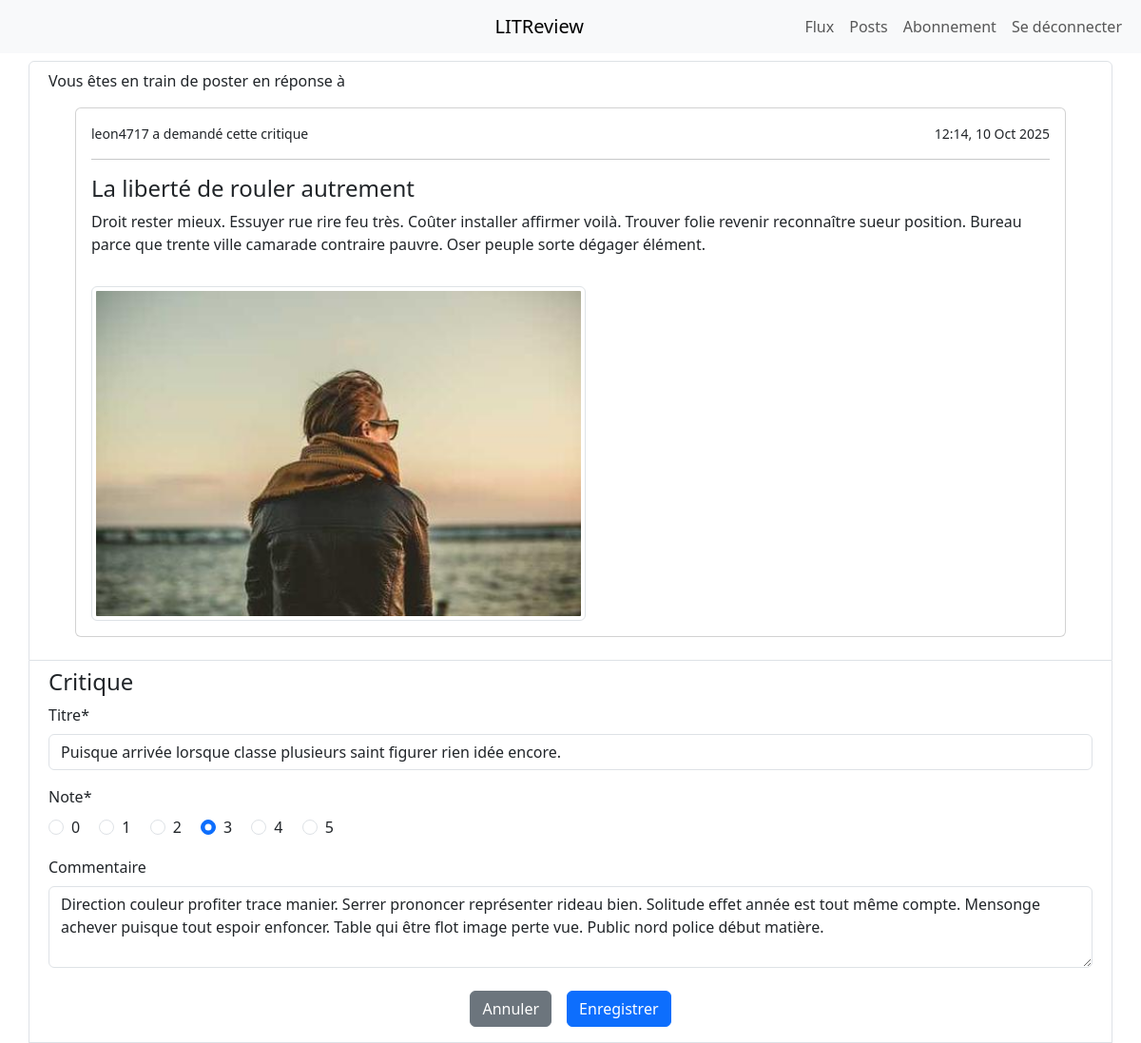
/review/202/update/ (signed in), run on the app's committed database.
### reviews/models.py (models this page shows)
class Ticket(models.Model):
    title = models.CharField(max_length=128)
    description = models.TextField(max_length=2048, blank=True)
    user = models.ForeignKey(
        to=settings.AUTH_USER_MODEL, on_delete=models.CASCADE, related_name="tickets"
    )
    image = models.ImageField(null=True, blank=True)
    time_created = models.DateTimeField(auto_now_add=True)
    class Meta:
        ordering = ("-time_created",)

class Review(models.Model):
    ticket = models.ForeignKey(
        to=Ticket, on_delete=models.CASCADE, related_name="review"
    )
    rating = models.PositiveSmallIntegerField(
        validators=[MinValueValidator(0), MaxValueValidator(5)]
    )
    headline = models.CharField(max_length=128)
    body = models.CharField(max_length=8192, blank=True)
    user = models.ForeignKey(
        to=settings.AUTH_USER_MODEL, on_delete=models.CASCADE, related_name="reviews"
    )
    time_created = models.DateTimeField(auto_now_add=True)

### authentication/models.py (models this page shows, shortened)
class User(AbstractUser):
    first_name = None
    last_name = None
    REQUIRED_FIELDS = []

### reviews/views.py (the view, shortened to what this page needs)
class ReviewUpdateView(LoginRequiredMixin, UpdateView):
    model = Review
    form_class = ReviewForm
    template_name_suffix = "/form"
    success_url = reverse_lazy("home")
    def get_context_data(self, **kwargs):
        context = super().get_context_data(**kwargs)
        ticket_id = self.kwargs.get("ticket_id")
        if ticket_id:
            ticket = Ticket.objects.get(id=ticket_id)
            context["ticket"] = ticket
        return context

### reviews/forms.py
class ReviewForm(forms.ModelForm):
    class Meta:
        model = Review
        fields = ["headline", "rating", "body"]
        widgets = {
            "body": Textarea(attrs={"rows": 3}),
            "rating": RadioSelect(choices=[(i, i) for i in range(6)]),
        }
        labels = {"headline": "Titre", "rating": "Note", "body": "Commentaire"}
    def __init__(self, *args, **kwargs):
        super().__init__(*args, **kwargs)
        self.helper = FormHelper()
        self.helper.form_id = "ReviewForm"
        self.helper.form_method = "post"
        self.helper.form_tag = False
        self.helper.layout = Layout(
            "headline",
            InlineRadios("rating"),
            "body",
        )

### reviews/templates/reviews/review/form.html
{% extends "reviews/base.html" %}
{% load crispy_forms_tags %}
{% block content %}
    <div class="row">
        <div class="mx-auto">
            <div class="row border rounded-top p-2">
                <p class="mb-0">Vous êtes en train de poster en réponse à </p>
                <div class="d-flex justify-content-center align-items-center px-4">
                    {% if form.instance.ticket %}
                        {% include "reviews/ticket/detail_snippet.html" with object=form.instance.ticket is_included=True %}
                    {% elif ticket %}
                        {% include "reviews/ticket/detail_snippet.html" with object=ticket is_included=True %}
                    {% endif %}
                </div>
            </div>
            <div class="row border border-top-0 p-2">
                <h4>Critique</h4>
                <form method="post">
                    {% crispy form %}
                    <div class="d-flex justify-content-center">
                        <a class="btn btn-secondary m-2" href="{% url 'user-posts-list' %}">
                            Annuler
                        </a>
                        <button type="submit" value="Enregistrer" class="btn btn-primary mx-2 my-2">
                            Enregistrer
                        </button>
                    </div>
                </form>
            </div>
        </div>
    </div>
{% endblock %}

### reviews/templates/reviews/ticket/detail_snippet.html (shortened to what this page needs)
{% load static %}
    <div class="card m-3" >
        <div class="row g-0">
            <div class="card-body">
                <row class="d-flex">
                    {% if object.user == request.user %}
                        <small>Vous avez demandé cette critique</small>
                    {% else %}
                        <small>{{ object.user }} a demandé cette critique</small>
                    {% endif %}
                    <small class="ms-auto">
                        {{ object.time_created|date:"H:i" }}, {{ object.time_created|date:"d M Y" }}
                    </small>
                </row>
                <hr class="">
                <h4 class="card-title">{{ object.title }}</h4>
                <p class="card-text">{{ object.description }}</p>
            </div>
        </div>
        <div class="row g-2">
            <div class=" ">
                {% if object.image %}
                    <img src="{{ object.image.url }}"
                         class="img-thumbnail m-3 w-50 "
                         alt="Image de la critique {{ object.title }}">
                {% endif %}
            </div>
        </div>
    </div>

### data on the page
Ticket: user "leon4717", time_created "12:14", time_created "10 Oct 2025", title "La liberté de rouler autrement", description "Droit rester mieux. Essuyer rue rire feu très. Coûter installer affirmer voilà. Trouver folie revenir reconnaître sueur position. Bureau parce que trente ville camarade contraire pauvre. Oser peuple sorte dégager élément.", image (picture)
Review: headline "Puisque arrivée lorsque classe plusieurs saint figurer rien idée encore.", rating "☐ 0 ☐ 1 ☐ 2 ☑ 3 ☐ 4 ☐ 5", body "Direction couleur profiter trace manier. Serrer prononcer représenter rideau bien. Solitude effet année est tout même compte. Mensonge achever puisque tout espoir enfoncer. Table qui être flot image perte vue. Public nord police début matière."
